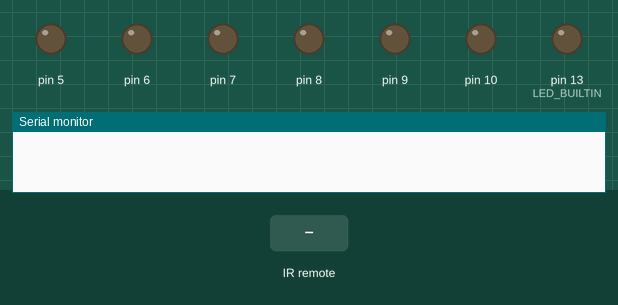
This sketch was run on a simulated Arduino Uno, built with avr-gcc and run on an emulated ATmega328P. Parts: output pins drawn as LEDs (lit = HIGH), the last lines printed to the serial monitor. The inputs (shaded band) are chosen by the test bench.

Above: at 1.2 s.
1.3 s: infrared code 0x511DBB received
At 1.6 s:
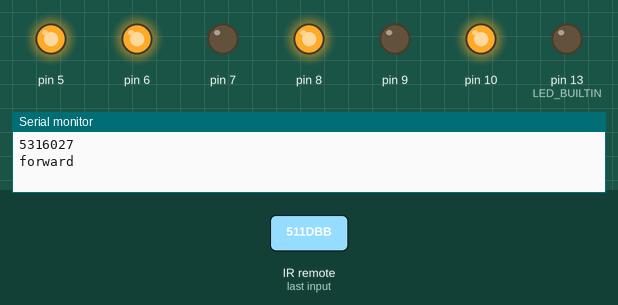
2.8 s: infrared code 0xA3C8EDDB received
At 3.9 s:
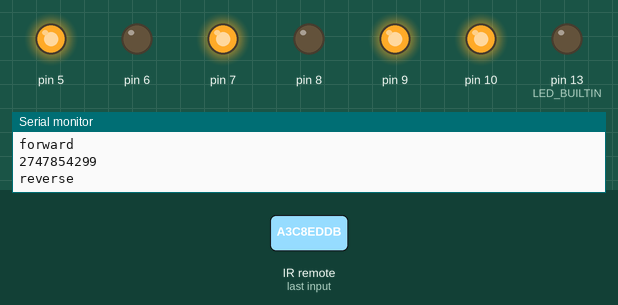
4.3 s: infrared code 0x52A3D41F received
At 5.1 s:
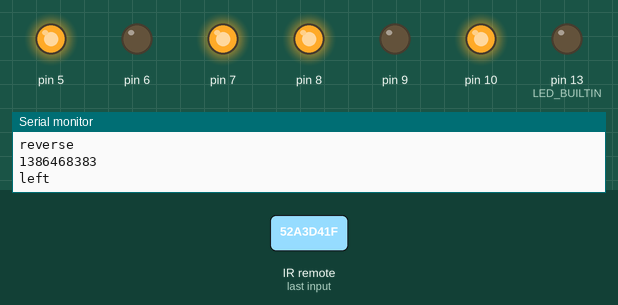
5.8 s: infrared code 0x20FE4DBB received
At 6.2 s:
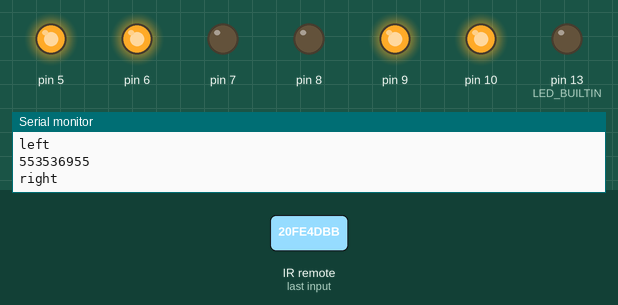
Timing chart, 0 to 8.3 s (numbered marks = the images above; inputs shaded):
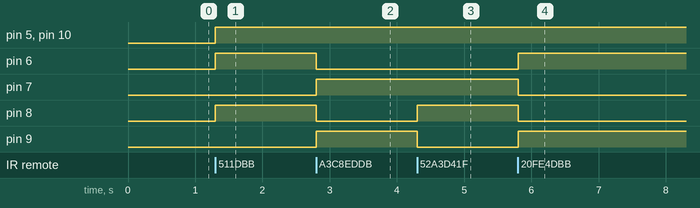

Measured:
- after the input at 1.3 s, pin 5, pin 6, pin 8, pin 10: LOW → HIGH at once
- after the input at 2.8 s, pin 6, pin 8: HIGH → LOW at once; pin 7, pin 9: LOW → HIGH at once
- after the input at 4.3 s, pin 8: LOW → HIGH at once; pin 9: HIGH → LOW at once
- after the input at 5.8 s, pin 6, pin 9: LOW → HIGH at once; pin 7, pin 8: HIGH → LOW at once

The sketch:

dusty.ino
```cpp
/*
    First attempt at the Dusty firmware just use
*/

#include <Arduino.h>
#include <stdio.h>
#include "IRremote.h"
#include "motor.h"

const int REMOTE_CONTROLLER_PIN = 12;

#define FORWARD_BUTTON 5316027		  // FORWARD
#define BACK_BUTTON 2747854299	// BACK
#define LEFT_BUTTON 1386468383	// LEFT
#define RIGHT_BUTTON 553536955		// RIGHT
#define OK_BUTTON 3622325019	// OK
#define CONTINUE 4294967295 // repeated press registered

/*define channel enable output pins*/
#define ENA 5	  // Left  wheel speed
#define ENB 10	  // Right wheel speed
/*define logic control output pins*/
#define IN1 6   // Left  wheel forward
#define IN2 7   // Left  wheel reverse
#define IN3 8   // Right wheel reverse
#define IN4 9   // Right wheel forward
#define carSpeed 150	// initial speed of car >=0 to <=255

// remote_control_t remoteControl(REMOTE_CONTROLLER_PIN);
IRrecv irrecv(REMOTE_CONTROLLER_PIN);
decode_results results;

motor_t rightMotor(ENB, IN1, IN2);
motor_t leftMotor(ENA, IN3, IN4);

// the setup function runs once when you press reset or power the board
void setup() {
    Serial.begin(9600);

    pinMode(LED_BUILTIN, OUTPUT);
    leftMotor.stop();
    rightMotor.stop();

    irrecv.enableIRIn();  // Start receiving
}

void forward() {
    leftMotor.forward();
    rightMotor.forward();
}

void reverse() {
    leftMotor.reverse();
    rightMotor.reverse();
}

void stop() {
    leftMotor.stop();
    rightMotor.stop();
}

void left() {
    leftMotor.forward();
    rightMotor.reverse();
}

void right() {
    leftMotor.reverse();
    rightMotor.forward();
}

// the loop function runs over and over again forever
void loop() {

    if (irrecv.decode(&results)) {
        unsigned long val = results.value;
        Serial.println(val);

        // TODO: need a state maachine
        // in the final codebase the raspi will handle the state machine component but for now just shove it in the arduino
        if (val == FORWARD_BUTTON) {
            Serial.println("forward");
            stop();
            forward();
        }

        if (val == BACK_BUTTON) {
            Serial.println("reverse");
            stop();
            reverse();
        }

        if (val == LEFT_BUTTON) {
            Serial.println("left");
            stop();
            left();
        }

        if (val == RIGHT_BUTTON) {
            Serial.println("right");
            stop();
            right();
        }

        if (val == OK_BUTTON) {
            Serial.println("stop");
            stop();
        }

        irrecv.resume();      // Receive the next value
        delay(100);
    }
}
```

irPronto.cpp
```cpp
#define TEST 0

#if TEST
#	define SEND_PRONTO        1
#	define PRONTO_ONCE        false
#	define PRONTO_REPEAT      true
#	define PRONTO_FALLBACK    true
#	define PRONTO_NOFALLBACK  false
#endif

#if SEND_PRONTO

//******************************************************************************
#if TEST
#	include <stdio.h>
	void  enableIROut (int freq)  { printf("\nFreq = %d KHz\n", freq); }
	void  mark        (int t)     { printf("+%d," , t); }
	void  space       (int t)     { printf("-%d, ", t); }
#else
#	include "IRremote.h"
#endif // TEST

//+=============================================================================
// Check for a valid hex digit
//
bool  ishex (char ch)
{
	return ( ((ch >= '0') && (ch <= '9')) ||
             ((ch >= 'A') && (ch <= 'F')) ||
             ((ch >= 'a') && (ch <= 'f'))   ) ? true : false ;
}

//+=============================================================================
// Check for a valid "blank" ... '\0' is a valid "blank"
//
bool  isblank (char ch)
{
	return ((ch == ' ') || (ch == '\t') || (ch == '\0')) ? true : false ;
}

//+=============================================================================
// Bypass spaces
//
bool  byp (char** pcp)
{
	while (isblank(**pcp))  (*pcp)++ ;
}

//+=============================================================================
// Hex-to-Byte : Decode a hex digit
// We assume the character has already been validated
//
uint8_t  htob (char ch)
{
	if ((ch >= '0') && (ch <= '9'))  return ch - '0' ;
	if ((ch >= 'A') && (ch <= 'F'))  return ch - 'A' + 10 ;
	if ((ch >= 'a') && (ch <= 'f'))  return ch - 'a' + 10 ;
}

//+=============================================================================
// Hex-to-Word : Decode a block of 4 hex digits
// We assume the string has already been validated
//   and the pointer being passed points at the start of a block of 4 hex digits
//
uint16_t  htow (char* cp)
{
	return ( (htob(cp[0]) << 12) | (htob(cp[1]) <<  8) |
             (htob(cp[2]) <<  4) | (htob(cp[3])      )  ) ;
}

//+=============================================================================
//
bool sendPronto (char* s,  bool repeat,  bool fallback)
{
	int       i;
	int       len;
	int       skip;
	char*     cp;
	uint16_t  freq;  // Frequency in KHz
	uint8_t   usec;  // pronto uSec/tick
	uint8_t   once;
	uint8_t   rpt;

	// Validate the string
	for (cp = s;  *cp;  cp += 4) {
		byp(&cp);
		if ( !ishex(cp[0]) || !ishex(cp[1]) ||
		     !ishex(cp[2]) || !ishex(cp[3]) || !isblank(cp[4]) )  return false ;
	}

	// We will use cp to traverse the string
	cp = s;

	// Check mode = Oscillated/Learned
	byp(&cp);
	if (htow(cp) != 0000)  return false;
	cp += 4;

	// Extract & set frequency
	byp(&cp);
	freq = (int)(1000000 / (htow(cp) * 0.241246));  // Rounding errors will occur, tolerance is +/- 10%
	usec = (int)(((1.0 / freq) * 1000000) + 0.5);  // Another rounding error, thank Cod for analogue electronics
	freq /= 1000;  // This will introduce a(nother) rounding error which we do not want in the usec calcualtion
	cp += 4;

	// Get length of "once" code
	byp(&cp);
	once = htow(cp);
	cp += 4;

	// Get length of "repeat" code
	byp(&cp);
	rpt = htow(cp);
	cp += 4;

	// Which code are we sending?
	if (fallback) { // fallback on the "other" code if "this" code is not present
		if (!repeat) { // requested 'once'
			if (once)  len = once * 2,  skip = 0 ;  // if once exists send it
			else       len = rpt  * 2,  skip = 0 ;  // else send repeat code
		} else { // requested 'repeat'
			if (rpt)   len = rpt  * 2,  skip = 0 ;  // if rpt exists send it
			else       len = once * 2,  skip = 0 ;  // else send once code
		}
	} else {  // Send what we asked for, do not fallback if the code is empty!
		if (!repeat)  len = once * 2,  skip = 0 ;     // 'once' starts at 0
		else          len = rpt  * 2,  skip = once ;  // 'repeat' starts where 'once' ends
    }

	// Skip to start of code
	for (i = 0;  i < skip;  i++, cp += 4)  byp(&cp) ;

	// Send code
	enableIROut(freq);
	for (i = 0;  i < len;  i++) {
		byp(&cp);
		if (i & 1)  space(htow(cp) * usec);
		else        mark (htow(cp) * usec);
		cp += 4;
	}
}

//+=============================================================================
#if TEST

int  main ( )
{
	char  prontoTest[] =
		"0000 0070 0000 0032 0080 0040 0010 0010 0010 0030 " //  10
		"0010 0010 0010 0010 0010 0010 0010 0010 0010 0010 " //  20
		"0010 0010 0010 0010 0010 0010 0010 0010 0010 0010 " //  30
		"0010 0010 0010 0030 0010 0010 0010 0010 0010 0010 " //  40
		"0010 0010 0010 0010 0010 0010 0010 0010 0010 0010 " //  50
		"0010 0010 0010 0030 0010 0010 0010 0010 0010 0010 " //  60
		"0010 0010 0010 0010 0010 0010 0010 0010 0010 0010 " //  70
		"0010 0010 0010 0030 0010 0010 0010 0030 0010 0010 " //  80
		"0010 0010 0010 0030 0010 0010 0010 0010 0010 0030 " //  90
		"0010 0010 0010 0030 0010 0010 0010 0010 0010 0030 " // 100
		"0010 0030 0010 0aa6";                               // 104

	sendPronto(prontoTest, PRONTO_ONCE,   PRONTO_FALLBACK);    // once code
	sendPronto(prontoTest, PRONTO_REPEAT, PRONTO_FALLBACK);    // repeat code
	sendPronto(prontoTest, PRONTO_ONCE,   PRONTO_NOFALLBACK);  // once code
	sendPronto(prontoTest, PRONTO_REPEAT, PRONTO_NOFALLBACK);  // repeat code

	return 0;
}

#endif // TEST

#endif // SEND_PRONTO


#if 0
//******************************************************************************
// Sources:
//   http://www.remotecentral.com/features/irdisp2.htm
//   http://www.hifi-remote.com/wiki/index.php?title=Working_With_Pronto_Hex
//******************************************************************************

#include <stdint.h>
#include <stdio.h>

#define IRPRONTO
#include "IRremoteInt.h"  // The Arduino IRremote library defines USECPERTICK

//------------------------------------------------------------------------------
// Source: https://www.google.co.uk/search?q=DENON+MASTER+IR+Hex+Command+Sheet
//         -> http://assets.denon.com/documentmaster/us/denon%20master%20ir%20hex.xls
//
char  prontoTest[] =
	"0000 0070 0000 0032 0080 0040 0010 0010 0010 0030 " //  10
	"0010 0010 0010 0010 0010 0010 0010 0010 0010 0010 " //  20
	"0010 0010 0010 0010 0010 0010 0010 0010 0010 0010 " //  30
	"0010 0010 0010 0030 0010 0010 0010 0010 0010 0010 " //  40
	"0010 0010 0010 0010 0010 0010 0010 0010 0010 0010 " //  50
	"0010 0010 0010 0030 0010 0010 0010 0010 0010 0010 " //  60
	"0010 0010 0010 0010 0010 0010 0010 0010 0010 0010 " //  70
	"0010 0010 0010 0030 0010 0010 0010 0030 0010 0010 " //  80
	"0010 0010 0010 0030 0010 0010 0010 0010 0010 0030 " //  90
	"0010 0010 0010 0030 0010 0010 0010 0010 0010 0030 " // 100
	"0010 0030 0010 0aa6";                               // 104

//------------------------------------------------------------------------------
// This is the longest code we can support
#define CODEMAX  200

//------------------------------------------------------------------------------
// This is the data we pull out of the pronto code
typedef
	struct {
		int        freq;           // Carrier frequency (in Hz)
		int        usec;           // uSec per tick (based on freq)

		int        codeLen;        // Length of code
		uint16_t   code[CODEMAX];  // Code in hex

		int        onceLen;        // Length of "once" transmit
		uint16_t*  once;           // Pointer to start within 'code'

		int        rptLen;         // Length of "repeat" transmit
		uint16_t*  rpt;            // Pointer to start within 'code'
	}
pronto_t;

//------------------------------------------------------------------------------
// From what I have seen, the only time we go over 8-bits is the 'space'
// on the end which creates the lead-out/inter-code gap.  Assuming I'm right,
// we can code this up as a special case and otherwise halve the size of our
// data!
// Ignoring the first four values (the config data) and the last value
// (the lead-out), if you find a protocol that uses values greater than 00fe
// we are going to have to revisit this code!
//
//
// So, the 0th byte will be the carrier frequency in Khz (NOT Hz)
//      "  1st  "    "   "   "  length of the "once" code
//      "  2nd  "    "   "   "  length of the "repeat" code
//
// Thereafter, odd  bytes will be Mark  lengths as a multiple of USECPERTICK uS
//             even   "     "  "  Space    "    "  "    "     "       "      "
//
// Any occurence of "FF" in either a Mark or a Space will indicate
//   "Use the 16-bit FF value" which will also be a multiple of USECPERTICK uS
//
//
// As a point of comparison, the test code (prontoTest[]) is 520 bytes
// (yes, more than 0.5KB of our Arduino's precious 32KB) ... after conversion
// to pronto hex that goes down to ((520/5)*2) = 208 bytes ... once converted to
// our format we are down to ((208/2) -1 -1 +2) = 104 bytes
//
// In fariness this is still very memory-hungry
// ...As a rough guide:
//   10 codes cost 1K of memory (this will vary depending on the protocol).
//
// So if you're building a complex remote control, you will probably need to
// keep the codes on an external memory device (not in the Arduino sketch) and
// load them as you need them.  Hmmm.
//
// This dictates that "Oscillated Pronto Codes" are probably NOT the way forward
//
// For example, prontoTest[] happens to be: A 48-bit IR code in Denon format
// So we know it starts with 80/40                           (Denon header)
//             and ends with 10/aa6                          (Denon leadout)
//             and all (48) bits in between are either 10/10 (Denon 0)
//                                                  or 10/30 (Denon 1)
// So we could easily store this data in 1-byte  ("Denon")
//                                     + 1-byte  (Length=48)
//                                     + 6-bytes (IR code)
// At 8-bytes per code, we can store 128 codes in 1KB or memory - that's a lot
// better than the 2 (two) we started off with!
//
// And serendipitously, by reducing the amount of data, our program will run
// a LOT faster!
//
// Again, I repeat, even after you have spent time converting the "Oscillated
// Pronto Codes" in to IRremote format, it will be a LOT more memory-hungry
// than using sendDenon() (or whichever) ...BUT these codes are easily
// available on the internet, so we'll support them!
//
typedef
	struct {
		uint16_t   FF;
		uint8_t    code[CODEMAX];
	}
irCode_t;

//------------------------------------------------------------------------------
#define DEBUGF(...)  printf(__VA_ARGS__)

//+=============================================================================
// String must be block of 4 hex digits separated with blanks
//
bool  validate (char* cp,  int* len)
{
	for (*len = 0;  *cp;  (*len)++, cp += 4) {
		byp(&cp);
		if ( !ishex(cp[0]) || !ishex(cp[1]) ||
		     !ishex(cp[2]) || !ishex(cp[3]) || !isblank(cp[4]) )  return false ;
	}

	return true;
}

//+=============================================================================
// Hex-to-Byte : Decode a hex digit
// We assume the character has already been validated
//
uint8_t  htob (char ch)
{
	if ((ch >= '0') && (ch <= '9'))  return ch - '0' ;
	if ((ch >= 'A') && (ch <= 'F'))  return ch - 'A' + 10 ;
	if ((ch >= 'a') && (ch <= 'f'))  return ch - 'a' + 10 ;
}

//+=============================================================================
// Hex-to-Word : Decode a block of 4 hex digits
// We assume the string has already been validated
//   and the pointer being passed points at the start of a block of 4 hex digits
//
uint16_t  htow (char* cp)
{
	return ( (htob(cp[0]) << 12) | (htob(cp[1]) <<  8) |
             (htob(cp[2]) <<  4) | (htob(cp[3])      )  ) ;
}

//+=============================================================================
// Convert the pronto string in to data
//
bool  decode (char* s,  pronto_t* p,  irCode_t* ir)
{
	int    i, len;
	char*  cp;

	// Validate the Pronto string
	if (!validate(s, &p->codeLen)) {
		DEBUGF("Invalid pronto string\n");
		return false ;
    }
	DEBUGF("Found %d hex codes\n", p->codeLen);

	// Allocate memory to store the decoded string
	//if (!(p->code = malloc(p->len))) {
	//	DEBUGF("Memory allocation failed\n");
	//	return false ;
	//}

	// Check in case our code is too long
	if (p->codeLen > CODEMAX) {
		DEBUGF("Code too long, edit CODEMAX and recompile\n");
		return false ;
	}

	// Decode the string
	cp = s;
	for (i = 0;  i < p->codeLen;  i++, cp += 4) {
		byp(&cp);
		p->code[i] = htow(cp);
	}

	// Announce our findings
	DEBUGF("Input: |%s|\n", s);
	DEBUGF("Found: |");
    for (i = 0;  i < p->codeLen;  i++)  DEBUGF("%04x ", p->code[i]) ;
	DEBUGF("|\n");

	DEBUGF("Form [%04X] : ", p->code[0]);
	if      (p->code[0] == 0x0000)  DEBUGF("Oscillated (Learned)\n");
	else if (p->code[0] == 0x0100)  DEBUGF("Unmodulated\n");
	else                            DEBUGF("Unknown\n");
    if (p->code[0] != 0x0000)  return false ;  // Can only handle Oscillated

	// Calculate the carrier frequency (+/- 10%) & uSecs per pulse
	// Pronto uses a crystal which generates a timeabse of 0.241246
	p->freq     = (int)(1000000 / (p->code[1] * 0.241246));
	p->usec     = (int)(((1.0 / p->freq) * 1000000) + 0.5);
	ir->code[0] = p->freq / 1000;
    DEBUGF("Freq [%04X] : %d Hz  (%d uS/pluse) -> %d KHz\n",
	       p->code[1], p->freq, p->usec, ir->code[0]);

	// Set the length & start pointer for the "once" code
	p->onceLen  = p->code[2];
	p->once     = &p->code[4];
	ir->code[1] = p->onceLen;
	DEBUGF("Once [%04X] : %d\n", p->code[2], p->onceLen);

	// Set the length & start pointer for the "repeat" code
	p->rptLen = p->code[3];
	p->rpt    = &p->code[4 + p->onceLen];
	ir->code[2] = p->rptLen;
	DEBUGF("Rpt  [%04X] : %d\n", p->code[3], p->rptLen);

	// Check everything tallies
	if (1 + 1 + 1 + 1 + (p->onceLen * 2) + (p->rptLen * 2) != p->codeLen) {
		DEBUGF("Bad code length\n");
		return false;
	}

	// Convert the IR data to our new format
	ir->FF = p->code[p->codeLen - 1];

	len = (p->onceLen * 2) + (p->rptLen * 2);
	DEBUGF("Encoded: |");
	for (i = 0;  i < len;  i++) {
		if (p->code[i+4] == ir->FF) {
			ir->code[i+3] = 0xFF;
		} else if (p->code[i+4] > 0xFE) {
			DEBUGF("\n%04X : Mark/Space overflow\n", p->code[i+4]);
			return false;
		} else {
			ir->code[i+3] = (p->code[i+4] * p->usec) / USECPERTICK;
		}
		DEBUGF("%s%d", !i ? "" : (i&1 ? "," : ", "), ir->code[i+3]);
	}
	DEBUGF("|\n");

	ir->FF = (ir->FF * p->usec) / USECPERTICK;
	DEBUGF("FF -> %d\n", ir->FF);

	return true;
}

//+=============================================================================
//
void  irDump (irCode_t* ir)
{
	int  i, len;

	printf("uint8_t  buttonName[%d] = {", len);

	printf("%d,%d, ", (ir->FF >> 8), ir->FF & 0xFF);
	printf("%d,%d,%d, ", ir->code[0], ir->code[1], ir->code[2]);

	len = (ir->code[1] * 2) + (ir->code[2] * 2);
	for (i = 0;  i < len;  i++) {
		printf("%s%d", !i ? "" : (i&1 ? "," : ", "), ir->code[i+3]);
	}

	printf("};\n");

}

//+=============================================================================
//
int  main ( )
{
	pronto_t  pCode;
	irCode_t  irCode;

	decode(prontoTest, &pCode, &irCode);

	irDump(&irCode);

	return 0;
}

#endif //0
```

Source omitted: ir_Aiwa.cpp (3482 bytes), ir_Denon.cpp (3149 bytes), ir_Dish.cpp (1630 bytes), ir_JVC.cpp (2891 bytes), ir_LG.cpp (2393 bytes), ir_Mitsubishi.cpp (3030 bytes), ir_NEC.cpp (2730 bytes), ir_Panasonic.cpp (2696 bytes), ir_RC5_RC6.cpp (5882 bytes), ir_Samsung.cpp (2740 bytes), ir_Sanyo.cpp (2622 bytes), ir_Sharp.cpp (2281 bytes) and 4 more
